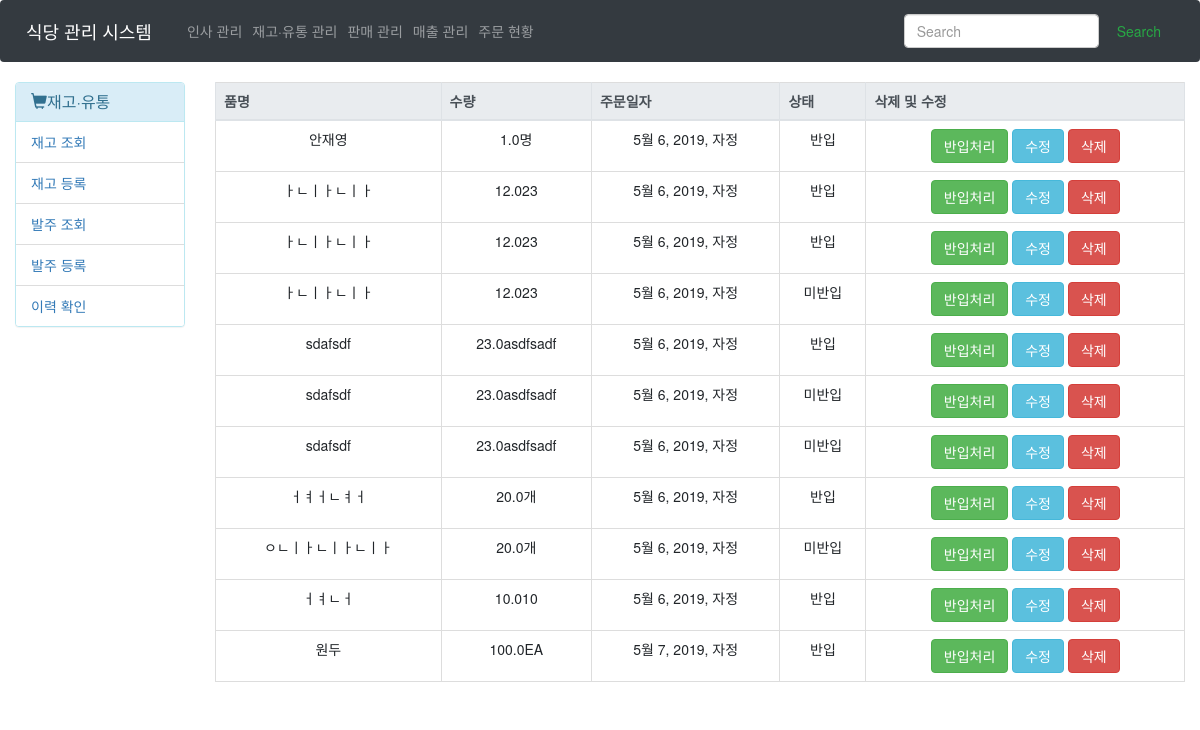
The page /Order/Inquiry/ on the database as committed earlier.
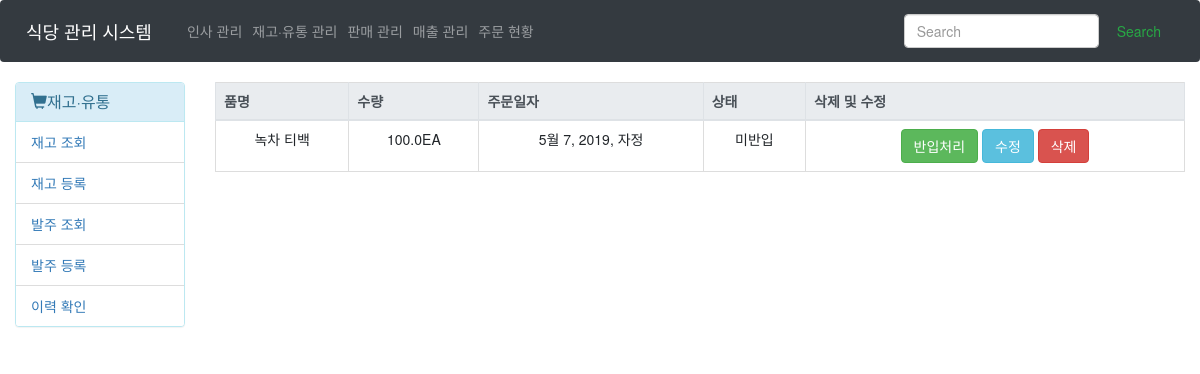
The same page on the database as committed later.
### Main/models.py (models this page shows)
class Order(models.Model):
    o_name = models.CharField(max_length=30, verbose_name="품명")
    o_count = models.FloatField(verbose_name="수량")
    o_unit = models.CharField(max_length=10, verbose_name='단위', blank=True, null=True)
    o_order_at = models.DateTimeField(verbose_name='주문일자')
    o_status = models.BooleanField(verbose_name='상태', default=False)

### Main/views.py (the view)
# urls.py: path('Order/Inquiry/', views.readOrders, name='readOrders'),
def readOrders(request):
    try:
        Orders = Order.objects.all()
    except Exception as e:
        Orders = None
    return render(request, 'Main/Order/Order_read_items.html',{
        'Orders' : Orders,
    })

### Main/templates/Main/Order/Order_read_items.html (shortened to what this page needs)
{% extends 'Main/Stock/main.html' %}
{% load Stock %}
{% block content %}
    <table class="table table-bordered text-center">
    <thead class="thead thead-light">
        <th>품명</th>
        <th>수량</th>
        <th>주문일자</th>
        <th>상태</th>
        <th>삭제 및 수정</th>
    </thead>
    <tbody>
    {% if Orders %}
        {% for order in Orders %}
        <tr>
            <td>{{order.o_name}}</td>
            <td>{{order.o_count}}{{order.o_unit}}</td>
            <td>{{order.o_order_at}}</td>
            {% if order.o_status == True %}
                <td>반입</td>
            {% else %}
                <td>미반입</td>
            {% endif%}
            <td>
                <input class="btn btn-success" type="button" value="반입처리" onclick="IncomingOrder({{order.pk}});">
                <form action="{% url 'main:updateOrder' order.pk %}" method="GET" style="display : inline;">
                    <input type="submit" class="btn btn-info" value="수정">
                </form>
                <form name="delete" method="POST" style="display : inline;">
                    <input type="button" class="btn btn-danger" value="삭제" onclick="o_isDelete({{order.pk}})">
                </form>
            </td>
        </tr>
        {% endfor %}
    {% else %}
        <td colspan="5">발주 항목이 없습니다.</td>
    {% endif %}
    </tbody>
    </table>
{% endblock %}

Rows that differ between the two databases and show on the page:
removed Order: o_name "안재영", o_count "1.0", o_unit "명", o_order_at "5월 6, 2019, 자정", o_status "반입"
removed Order: o_name "ㅏㄴㅣㅏㄴㅣㅏ", o_count "12.0", o_unit "23", o_order_at "5월 6, 2019, 자정", o_status "반입"
removed Order: o_name "ㅏㄴㅣㅏㄴㅣㅏ", o_count "12.0", o_unit "23", o_order_at "5월 6, 2019, 자정", o_status "반입"
removed Order: o_name "ㅏㄴㅣㅏㄴㅣㅏ", o_count "12.0", o_unit "23", o_order_at "5월 6, 2019, 자정", o_status "미반입"
removed Order: o_name "sdafsdf", o_count "23.0", o_unit "asdfsadf", o_order_at "5월 6, 2019, 자정", o_status "반입"
removed Order: o_name "sdafsdf", o_count "23.0", o_unit "asdfsadf", o_order_at "5월 6, 2019, 자정", o_status "미반입"
removed Order: o_name "sdafsdf", o_count "23.0", o_unit "asdfsadf", o_order_at "5월 6, 2019, 자정", o_status "미반입"
removed Order: o_name "ㅓㅕㅓㄴㅕㅓ", o_count "20.0", o_unit "개", o_order_at "5월 6, 2019, 자정", o_status "반입"
removed Order: o_name "ㅇㄴㅣㅏㄴㅣㅏㄴㅣㅏ", o_count "20.0", o_unit "개", o_order_at "5월 6, 2019, 자정", o_status "미반입"
removed Order: o_name "ㅓㅕㄴㅓ", o_count "10.0", o_unit "10", o_order_at "5월 6, 2019, 자정", o_status "반입"
removed Order: o_name "원두", o_count "100.0", o_unit "EA", o_order_at "5월 7, 2019, 자정", o_status "반입"
added Order: o_name "녹차 티백", o_count "100.0", o_unit "EA", o_order_at "5월 7, 2019, 자정", o_status "미반입"
